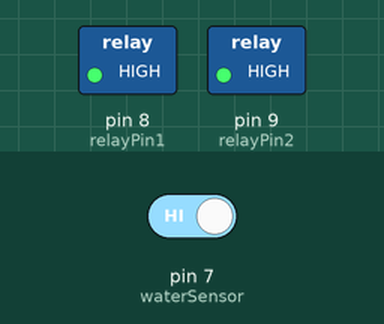
This sketch was run on a simulated Arduino Uno, built with avr-gcc and run on an emulated ATmega328P. Shown: switched loads named in the sketch (green lamp = pin HIGH). The test bench sets the inputs (shaded band); at power-on: pin 7 (waterSensor) HIGH.

Above: at 1.2 s.
1.3 s: pin 7 (waterSensor) driven LOW
At 4.2 s:
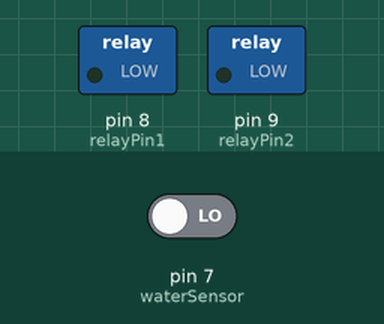
Timing chart, 0 to 5.7 s (numbered marks = the images above; inputs shaded):
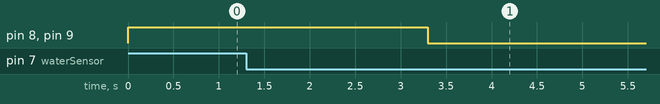

The sketch:

WaterPumpAutomation.ino
```cpp
// #define DEBUG_SERIAL_OUTPUT   // Uncomment line to enable serial output for debugging

const int waterSensor = 7;    // Pin to detect water
const int relayPin1 = 8;      // Pin for relay Live wire
const int relayPin2 = 9;      // Pin for relay Neutral wire

bool pumpActive = true;

unsigned long startTime = 0;

void setup() {
  pinMode(relayPin1, OUTPUT); // Live wire pin
  pinMode(relayPin2, OUTPUT); // Neutral wire pin

  pinMode(waterSensor, INPUT_PULLUP);

  #ifdef DEBUG_SERIAL_OUTPUT
    Serial.begin(9600);       // Start serial communication
    Serial.println("** Started monitoring **");
  #endif
}

void loop() {
  int waterDetected = digitalRead(waterSensor);

  if (waterDetected == LOW) {

    if (!pumpActive) {
      #ifdef DEBUG_SERIAL_OUTPUT
        Serial.println("Water detected");
      #endif
      startTime = millis();
      pumpActive = true;
    }

    if (pumpActive && (millis() - startTime) > 2000) {
      #ifdef DEBUG_SERIAL_OUTPUT
        Serial.println("Pump activated");
      #endif
      // Activate both relays
      digitalWrite(relayPin1, LOW);
      digitalWrite(relayPin2, LOW);
      delay(10000);                  // Pump 10 seconds
    }
  }
  else
  {
    #ifdef DEBUG_SERIAL_OUTPUT
      if (pumpActive)
        Serial.println("No water detected!");
    #endif

    pumpActive = false;

    // Deactivate both relays
    digitalWrite(relayPin1, HIGH);
    digitalWrite(relayPin2, HIGH);
  }
}
```

Measured:
- after the input at 1.3 s, pin 8 (relayPin1), pin 9 (relayPin2): HIGH → LOW after 2.0 s
